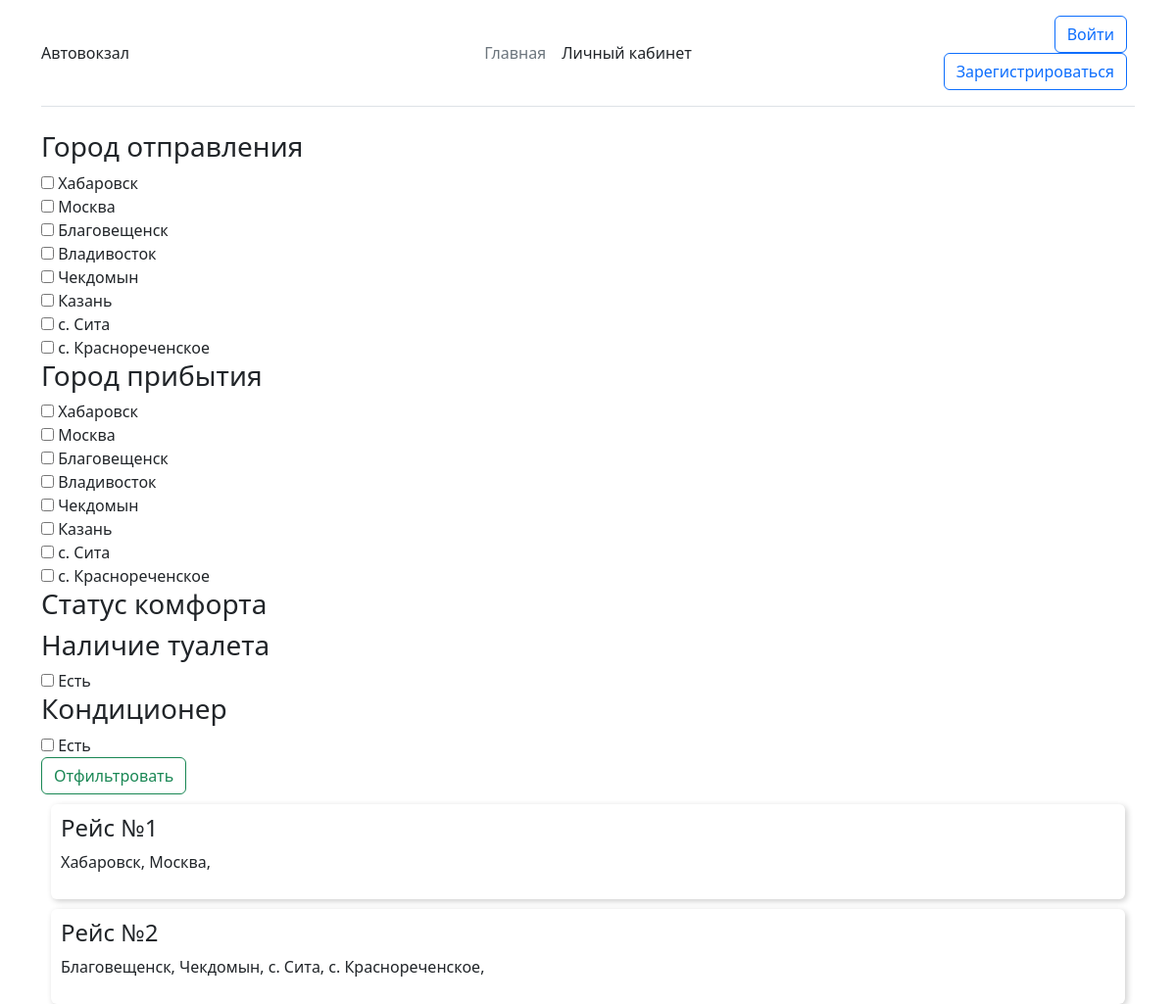
Before: / with the older database file.
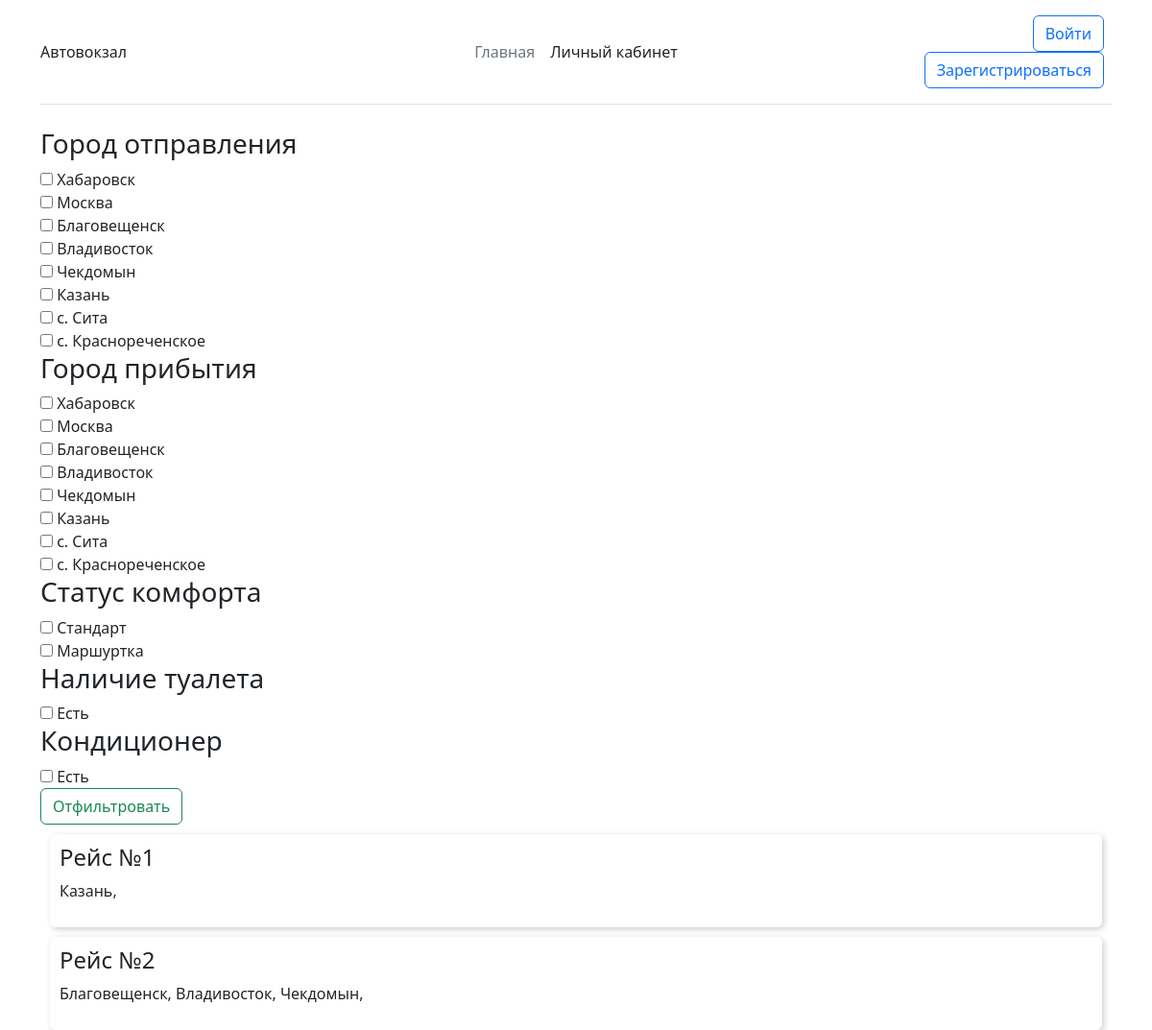
After: the same page with the newer database file.
### BusStation/models.py (models this page shows, shortened)
class Station(models.Model):
    name = models.CharField(max_length=200, verbose_name="Название станции")
    def __str__(self):
        return self.name
    class Meta:
        verbose_name = "Станция"
        verbose_name_plural = "Станции"
    pass

class BusRoute(models.Model):
    number = models.IntegerField(verbose_name="Номер рейса")
    depart_station = models.ForeignKey(Station, verbose_name='Станция отправления', on_delete=models.PROTECT,
                                       related_name='depart_station2station',
                                       default=None, null=True)
    arr_station = models.ForeignKey(Station, verbose_name='Станция прибытия', on_delete=models.PROTECT,
                                    related_name='arrived_station2station',
                                    default=None, null=True)
    stations = models.ManyToManyField(Station, verbose_name='Промежуточные станции')
    aircool = models.BooleanField(verbose_name='Кондиционер', default=True)
    size_place = models.CharField(verbose_name='Размер пространства для ног', max_length=100, default='стандартно')
    toilet = models.BooleanField(verbose_name="Наличие туалета", default=False)
    desc = models.TextField(verbose_name='Описание маршрута', null=True, blank=True)
    cost = models.IntegerField(verbose_name='Цена одного билета', default=1000)
    comfort = models.ForeignKey(Comfort, on_delete=models.PROTECT, null=True)
    class Meta:
        verbose_name = "Автобусный маршрут"
        verbose_name_plural = "Автобусные маршруты"
    pass

class Comfort(models.Model):
    name = models.CharField(max_length=100, verbose_name='Название', default='')
    desc = models.TextField(verbose_name='Описание', default='')
    class Meta:
        verbose_name = "Класс комфорта"
        verbose_name_plural = "Класс комфорта"

### djangoBusStation/views.py (the view)
# urls.py: path('', views.HomePage),
def HomePage(request):
    stations = Station.objects.all()
    comforts = Comfort.objects.all()
    comfort = request.GET.getlist('comfort')
    for i, tag in enumerate(comfort):
        comfort[i] = int(tag)
    toilet = request.GET.get('toilet')
    aircool = request.GET.get('aircool')
    depart = request.GET.getlist('depart')
    for i, tag in enumerate(depart):
        depart[i] = int(tag)
    arrived = request.GET.getlist('arrived')
    for i, tag in enumerate(arrived):
        arrived[i] = int(tag)
    routes = BusRoute.objects.all()
    if comfort:
        routes = routes.filter(comfort__in=comfort)
    if toilet:
        routes = routes.filter(toilet=bool(toilet))
    if aircool:
        routes = routes.filter(aircool=bool(aircool))
    if depart:
        routes = routes.filter(depart_station_id__in=depart)
    if arrived:
        routes = routes.filter(Q(arr_station_id__in=arrived) | Q(stations__in=arrived))
    content = {
        'routes': routes,
        'stations': stations,
        'comform': comfort,
        'comforts': comforts,
        'toilet': toilet,
        'aircool': aircool,
        'depart': depart,
        'arrived': arrived,
    }
    return render(request, 'pages/home.html', content)
    pass

### templates/pages/home.html (shortened to what this page needs)
{% extends 'index.html' %}
{% block content %}
    <form action="" method="get">
        <div>
            <h3>Город отправления</h3>
            <div>
                {% for station in stations %}
                    <div>
                        <input id="depart{{ station.id }}" name="depart" type="checkbox" value="{{ station.id }}"
                                >
                        <label for="depart{{ station.id }}">{{ station.name }}</label>
                    </div>
                {% endfor %}
            </div>
        </div>
        <div>
            <h3>Город прибытия</h3>
            <div>
                {% for station in stations %}
                    <div>
                        <input id="arrived{{ station.id }}" name="arrived" type="checkbox" value="{{ station.id }}"
                                >
                        <label for="arrived{{ station.id }}">{{ station.name }}</label>
                    </div>
                {% endfor %}
            </div>
        </div>
        <div>
            <h3>Статус комфорта</h3>
            {% for comfort in comforts %}
                    <div>
                        <input id="comfort{{ comfort.id }}" name="comfort" type="checkbox" value="{{ comfort.id }}"
                        >
                        <label for="comfort{{ comfort.id }}">{{ comfort.name }}</label>
                    </div>
                {% endfor %}
        </div>
        <div>
            <h3>Наличие туалета</h3>
            <div>
                <input id="toilet" name="toilet" type="checkbox" value="True">
                <label for="toilet">Есть</label>
            </div>
        </div>
        <div>
            <h3>Кондиционер</h3>
            <div>
                <input id="aircool" name="aircool" type="checkbox" value="True">
                <label for="aircool">Есть</label>
            </div>
        </div>
     <button class="btn btn-outline-success">Отфильтровать</button>
    </form>
    {% for route in routes %}
        <div class="route-item">
            <h4>Рейс №{{ route.number }}</h4>
            <p>
                {% for station in route.stations.all %}
                    {{ station }},
                {% endfor %}
            </p>
        </div>
    {% endfor %}
{% endblock %}

### templates/index.html (shortened to what this page needs)
{% load static %}
<!DOCTYPE html>
<html lang="ru">
<head>
    <link href="{% static 'bootstrap5/css/bootstrap.css' %}" rel="stylesheet">
    <link rel="stylesheet" href="{% static 'main.css' %}">
</head>
<body>
<header>
    <div class="container">
        <header class="d-flex flex-wrap align-items-center justify-content-center justify-content-md-between py-3 mb-4 border-bottom">
            <a href="/" class="d-flex align-items-center col-md-3 mb-2 mb-md-0 text-dark text-decoration-none">
                Автовокзал
            </a>
            <ul class="nav col-12 col-md-auto mb-2 justify-content-center mb-md-0">
                <li><a href="/" class="nav-link px-2 link-secondary">Главная</a></li>
                <li><a href="/info/" class="nav-link px-2 link-dark">Личный кабинет</a></li>
            </ul>
            <div class="col-md-3 text-end">
                {% if user.is_authenticated %}
                    <a href="{% url 'logout' %}" type="button" class="btn btn-outline-primary me-2">Выйти</a>
                {% else %}
                    <a href="{% url 'login' %}" type="button" class="btn btn-outline-primary me-2">Войти</a>
                    <a href="{% url 'logup' %}" type="button" class="btn btn-outline-primary me-2">Зарегистрироваться</a>
                {% endif %}
            </div>
        </header>
    </div>
</header>
<div class="container">
    {% block content %}
    {% endblock %}
</div>
</body>
</html>

### static/main.css (style rules this page uses)
.route-item { padding: 10px; border-radius: 6px; box-shadow: 2px 2px 6px rgba(0, 0, 0, 0.2); margin: 10px; }

Changed rows visible on the page:
added Comfort: name "Стандарт"
added Comfort: name "Маршуртка"
changed BusRoute (number 1 of 2 on the later page): gains Station (name "Казань"); loses Station (name "Хабаровск"); loses Station (name "Москва")
changed BusRoute (number 2 of 2 on the later page): gains Station (name "Владивосток"); loses Station (name "с. Сита"); loses Station (name "с. Краснореченское")
